Frame 1 (no input): blank canvas, image omitted
Frame 60 (the mouse pressed at the canvas centre just before this capture): blank canvas, image omitted
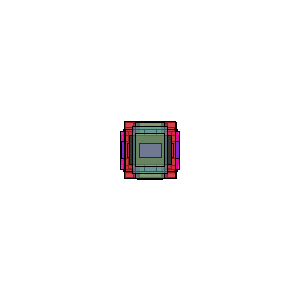
Frame 120 (the mouse held since frame 60 and released just before this capture)

The Processing sketch whose frames 1 and 60 were blank and that drew this single picture after the mouse press (run headless with seeded random() and noise(); from frame 60 on, the mouse is pressed at the canvas centre):

// Processing sketch: processing_93269
// ── processing_93269.pde

float r = 0;
float g = 0;
float b = 0;
float a = 0;
float x = 0;
float y = 0;
              
void setup() {
                size(300, 300);
                background(255);
                smooth();
              }
void draw()  { if (mousePressed) {
                
                stroke(0);
                r = int(random(0, 255));
                g = int(random(0, 255));
                b = int(random(0, 255));
                a = int(random(0, 255));
                x = int(random(10, 60));
                y = int(random(10, 60));
                fill(r, g, b, a);
                rectMode(CENTER);
                rect(mouseX, mouseY, x, y);
              }
            }
                
